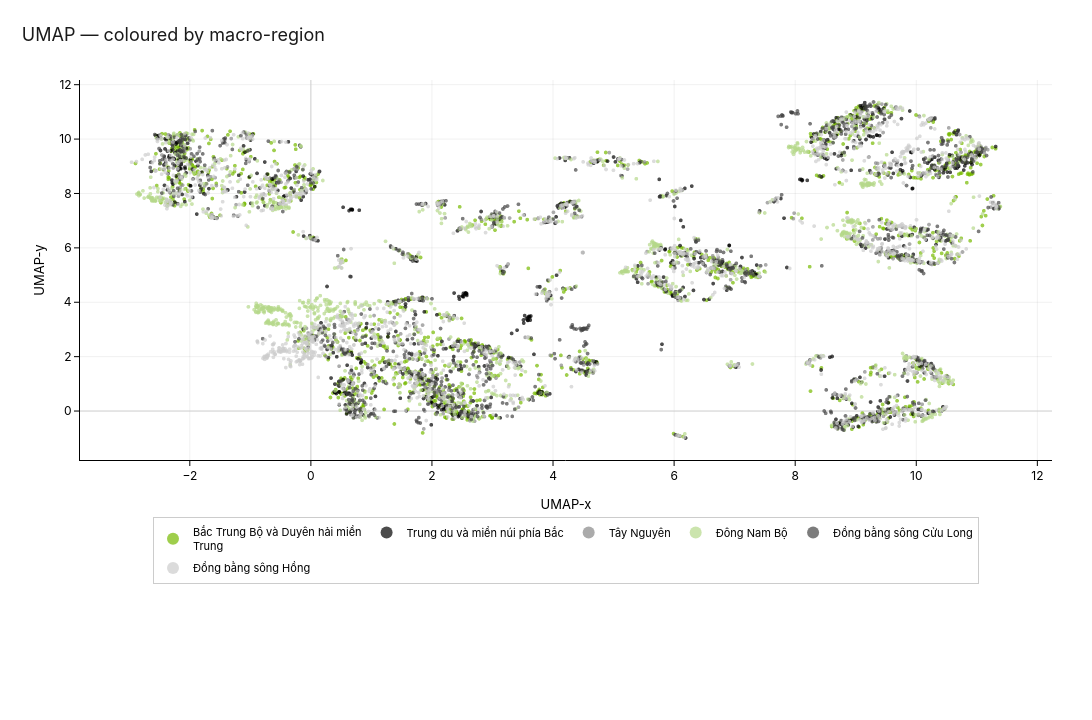

Notebook code cell kept with this figure:
### Code cell
fig = _scatter('region', 'UMAP — coloured by macro-region')
save_figure(fig, '02_umap_by_region', out_dir=OUT_DIR,
             width=EMBED_FIG_W, height=EMBED_FIG_H)
fig.show()

### Figure 1 — Plotly figure (JSON) as saved in the notebook; plotly's stock layout.template omitted (floating-point values rounded to 4 significant figures; data arrays with more than 128 entries replaced by an {"elided": "..."} marker saying what was removed)
{"data": [{"customdata": {"elided": "1225x4 str values"}, "hovertemplate": "occupation=%{customdata[0]}<br>region=%{customdata[1]}<br>education_level=%{customdata[2]}<extra></extra>", "legendgroup": "Bắc Trung Bộ và Duyên hải miền<br>Trung", "marker": {"color": "#76B900", "line": {"width": 0}, "opacity": 0.7, "size": 4, "symbol": "circle"}, "mode": "markers", "name": "Bắc Trung Bộ và Duyên hải miền<br>Trung", "showlegend": true, "type": "scattergl", "x": {"elided": "1225 float values"}, "xaxis": "x", "y": {"elided": "1225 float values"}, "yaxis": "y"}, {"customdata": {"elided": "814x4 str values"}, "hovertemplate": "occupation=%{customdata[0]}<br>region=%{customdata[1]}<br>education_level=%{customdata[2]}<extra></extra>", "legendgroup": "Trung du và miền núi phía Bắc", "marker": {"color": "#000000", "line": {"width": 0}, "opacity": 0.7, "size": 4, "symbol": "circle"}, "mode": "markers", "name": "Trung du và miền núi phía Bắc", "showlegend": true, "type": "scattergl", "x": {"elided": "814 float values"}, "xaxis": "x", "y": {"elided": "814 float values"}, "yaxis": "y"}, {"customdata": {"elided": "357x4 str values"}, "hovertemplate": "occupation=%{customdata[0]}<br>region=%{customdata[1]}<br>education_level=%{customdata[2]}<extra></extra>", "legendgroup": "Tây Nguyên", "marker": {"color": "#888888", "line": {"width": 0}, "opacity": 0.7, "size": 4, "symbol": "circle"}, "mode": "markers", "name": "Tây Nguyên", "showlegend": true, "type": "scattergl", "x": {"elided": "357 float values"}, "xaxis": "x", "y": {"elided": "357 float values"}, "yaxis": "y"}, {"customdata": {"elided": "1162x4 str values"}, "hovertemplate": "occupation=%{customdata[0]}<br>region=%{customdata[1]}<br>education_level=%{customdata[2]}<extra></extra>", "legendgroup": "Đông Nam Bộ", "marker": {"color": "#B5D88A", "line": {"width": 0}, "opacity": 0.7, "size": 4, "symbol": "circle"}, "mode": "markers", "name": "Đông Nam Bộ", "showlegend": true, "type": "scattergl", "x": {"elided": "1162 float values"}, "xaxis": "x", "y": {"elided": "1162 float values"}, "yaxis": "y"}, {"customdata": {"elided": "1009x4 str values"}, "hovertemplate": "occupation=%{customdata[0]}<br>region=%{customdata[1]}<br>education_level=%{customdata[2]}<extra></extra>", "legendgroup": "Đồng bằng sông Cửu Long", "marker": {"color": "#444444", "line": {"width": 0}, "opacity": 0.7, "size": 4, "symbol": "circle"}, "mode": "markers", "name": "Đồng bằng sông Cửu Long", "showlegend": true, "type": "scattergl", "x": {"elided": "1009 float values"}, "xaxis": "x", "y": {"elided": "1009 float values"}, "yaxis": "y"}, {"customdata": {"elided": "1433x4 str values"}, "hovertemplate": "occupation=%{customdata[0]}<br>region=%{customdata[1]}<br>education_level=%{customdata[2]}<extra></extra>", "legendgroup": "Đồng bằng sông Hồng", "marker": {"color": "#CCCCCC", "line": {"width": 0}, "opacity": 0.7, "size": 4, "symbol": "circle"}, "mode": "markers", "name": "Đồng bằng sông Hồng", "showlegend": true, "type": "scattergl", "x": {"elided": "1433 float values"}, "xaxis": "x", "y": {"elided": "1433 float values"}, "yaxis": "y"}], "layout": {"colorway": ["#76B900", "#000000", "#888888", "#B5D88A", "#444444", "#CCCCCC"], "font": {"color": "#000000", "family": "NVIDIA Sans, NVIDIASans, NVIDIA, Inter, Helvetica Neue, Helvetica, Arial, sans-serif", "size": 13}, "height": 720, "hoverlabel": {"bgcolor": "#000000", "bordercolor": "#76B900", "font": {"color": "#FFFFFF", "family": "NVIDIA Sans, NVIDIASans, NVIDIA, Inter, Helvetica Neue, Helvetica, Arial, sans-serif", "size": 12}}, "legend": {"bgcolor": "rgba(255,255,255,0.92)", "bordercolor": "#CCCCCC", "borderwidth": 1, "font": {"color": "#000000", "family": "NVIDIA Sans, NVIDIASans, NVIDIA, Inter, Helvetica Neue, Helvetica, Arial, sans-serif", "size": 11}, "itemsizing": "constant", "orientation": "h", "title": {"text": ""}, "tracegroupgap": 4, "x": 0.5, "xanchor": "center", "y": -0.15, "yanchor": "top"}, "margin": {"b": 260, "l": 80, "r": 40, "t": 80}, "paper_bgcolor": "#FFFFFF", "plot_bgcolor": "#FFFFFF", "title": {"font": {"color": "#1A1A1A", "family": "NVIDIA Sans, NVIDIASans, NVIDIA, Inter, Helvetica Neue, Helvetica, Arial, sans-serif", "size": 18}, "text": "UMAP — coloured by macro-region", "x": 0.02, "xanchor": "left", "y": 0.96}, "width": 1100, "xaxis": {"anchor": "y", "automargin": true, "domain": [0.0, 1.0], "gridcolor": "rgba(0,0,0,0.06)", "linecolor": "#000000", "linewidth": 1, "mirror": false, "showgrid": true, "showline": true, "tickcolor": "#000000", "tickfont": {"color": "#000000", "family": "NVIDIA Sans, NVIDIASans, NVIDIA, Inter, Helvetica Neue, Helvetica, Arial, sans-serif", "size": 12}, "ticks": "outside", "title": {"font": {"color": "#000000", "family": "NVIDIA Sans, NVIDIASans, NVIDIA, Inter, Helvetica Neue, Helvetica, Arial, sans-serif", "size": 13}, "text": "UMAP-x"}, "zeroline": true, "zerolinecolor": "#CCCCCC"}, "yaxis": {"anchor": "x", "automargin": true, "domain": [0.0, 1.0], "gridcolor": "rgba(0,0,0,0.06)", "linecolor": "#000000", "linewidth": 1, "mirror": false, "showgrid": true, "showline": true, "tickcolor": "#000000", "tickfont": {"color": "#000000", "family": "NVIDIA Sans, NVIDIASans, NVIDIA, Inter, Helvetica Neue, Helvetica, Arial, sans-serif", "size": 12}, "ticks": "outside", "title": {"font": {"color": "#000000", "family": "NVIDIA Sans, NVIDIASans, NVIDIA, Inter, Helvetica Neue, Helvetica, Arial, sans-serif", "size": 13}, "text": "UMAP-y"}, "zeroline": true, "zerolinecolor": "#CCCCCC"}}}
